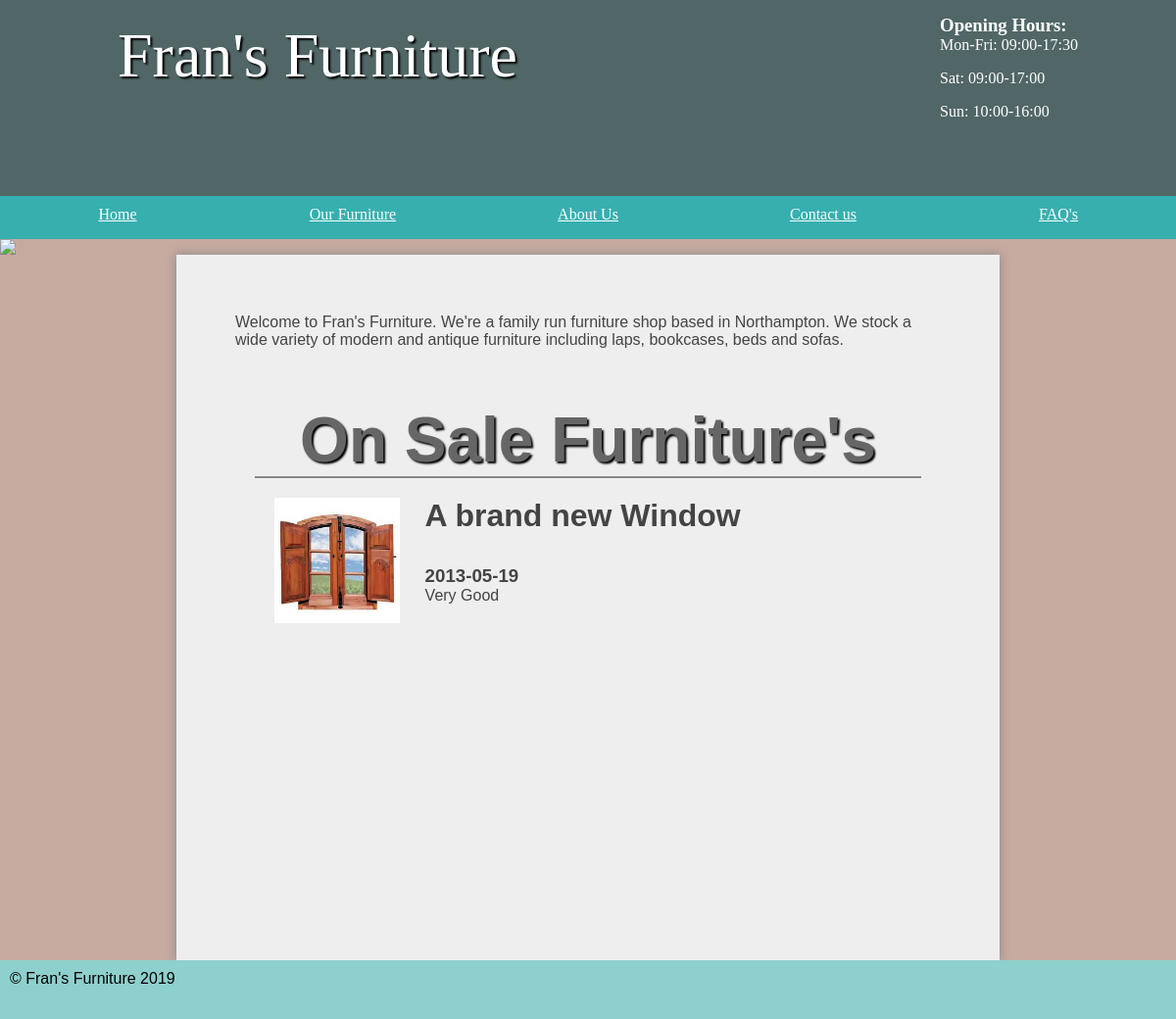
The app's page /furniture/customer/public_html/index.php with its own data.
### tables this page shows
CREATE TABLE `updates` (
  `update_id` int(11) NOT NULL,
  `title` varchar(255) NOT NULL,
  `description` text NOT NULL,
  `photo` varchar(255) NOT NULL,
  `date_posted` date NOT NULL
);

### furniture/functions/load_template.php (called while the page is built, shortened)
<?php
function loadTemp($filename,$vars)
{
	extract($vars);
	require $filename;
	$data = ob_get_clean();
	return $data;
}
?>

### furniture/customer/pages/home.php (called while the page is built, shortened)
<?php
	$updateQuery = new OperationTable('updates');
	$update = $updateQuery->findAll();
	$content = loadTemp('../templates/home_template.php',['update'=>$update]);
?>

### furniture/classes/OperationTable.php (called while the page is built, shortened)
<?php
class OperationTable{
	public $table;
	function __construct($table){
		$this->table = $table;
	}
	function findAll() {
	    global $pdo;
	    $stmt = $pdo->prepare('SELECT * FROM ' . $this->table);
	    $stmt->execute();
	    return $stmt;
	}
}

### furniture/customer/templates/home_template.php (the view, shortened to what this page needs)
<main class="home">
		<p>Welcome to Fran's Furniture. We're a family run furniture shop based in Northampton. We stock a wide variety of modern and antique furniture including laps, bookcases, beds and sofas.</p>
	<section class="right">
		<h1>On Sale Furniture's</h1>
		<div id="furnt">
			<ul class="furniture">
				<?php
				foreach ($update as $update) {
					echo '<li>';
					echo '<a href="' . $update['photo'] . '"><img src="' . $update['photo'] . '" /></a>';
					echo '<div class="details">';
					echo '<h2>' . $update['title'] . '</h2>';
					echo '<h3>' . $update['date_posted'] . '</h3>';
					echo '<p>' . $update['description'] . '</p>';
					echo '</div>';
					echo '</li>';
				}
				?>
			</ul>
		</div>
	</section>
</main>

### furniture/css/styles.css (style rules this page uses)
* { margin: 0; padding: 0; }
html { font-family: 'Oxygen-Regular', verdana, sans-serif; }
body { background-color: #C6AAA0; }
h1 { font-size:4em; color: white; text-align: center; padding-top: 20px; text-shadow: 2px 2px 2px #000; }
main { min-height: 75vh; background-color: #eee; width: 70vw; display: block; margin: auto; box-shadow: 0px 0px 10px #888; color:#444; }
main h2 { font-size:2em; }
.home { padding: 5vw; width: 60vw; }
p, li, h2 { margin-bottom: 1em; }
section a { color: #444; }
.furniture li { border-top: 2px solid #888; padding: 20px; overflow: auto; }
.furniture li .noimage, .furniture li img { width: 20%; margin-right: 4%; min-height: 50px; float: left; }
.right { padding: 20px; }
main h1 { color: #666; }
main img { display: block; }

### records on screen
updates: photo (picture), title "A brand new Window", date_posted "2013-05-19", description "Very Good"
